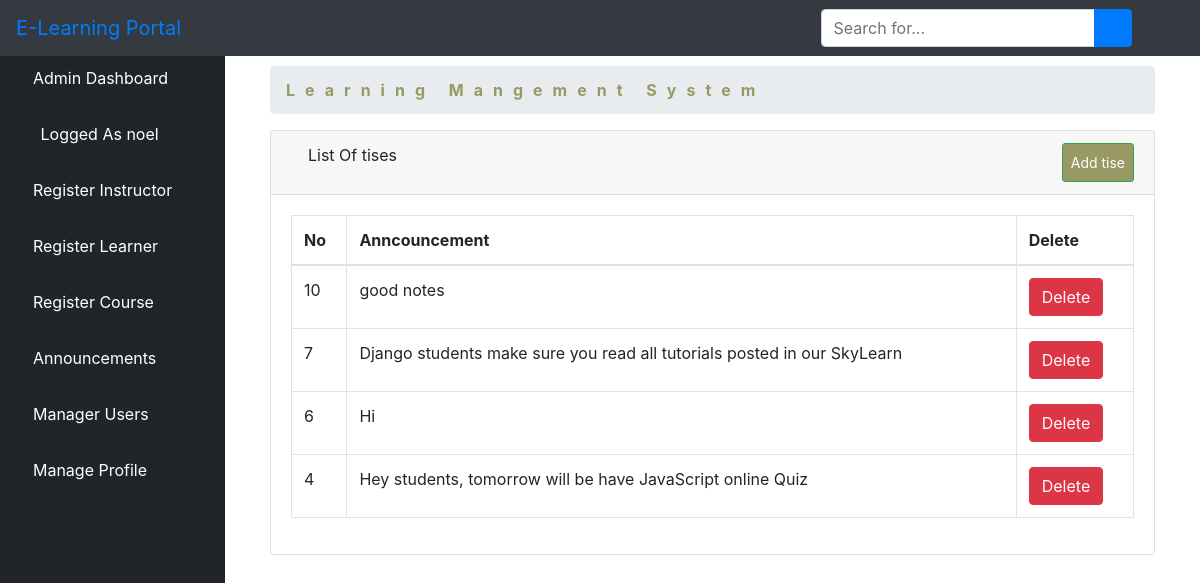
The app's page /alistalltise/ (signed in) with its own data.
### elearn/models.py (models this page shows, shortened)
class User(AbstractUser):
    is_learner = models.BooleanField(default=False)
    is_instructor = models.BooleanField(default=False)
    is_admin = models.BooleanField(default=False)

class Announcement(models.Model):
    user = models.ForeignKey(User, on_delete=models.CASCADE)
    content = models.TextField()
    posted_at = models.DateTimeField(auto_now=True, null=True)

### elearn/views.py (the view)
# urls.py: path('alistalltise/', views.ListAllTise.as_view(), name='alistalltise'),
class ListAllTise(LoginRequiredMixin, ListView):
    model = Announcement
    template_name = 'dashboard/admin/list_tises.html'
    context_object_name = 'tises'
    paginated_by = 10
    def get_queryset(self):
        return Announcement.objects.order_by('-id')

### elearn/templates/dashboard/admin/list_tises.html (shortened to what this page needs)
{% extends 'dashboard/admin/base.html' %}
{% block body %}
        <div class="container-fluid">
        <div class="row">
          <div class="col-12 mb-3">
          <div class="col-12 mb-3">
                <div id="content-wrapper">
        <div class="container-fluid">
            <ol class="breadcrumb">
                <li class="breadcrumb-item">
                    <a href="#" style="color: #999965; font-weight: bold; letter-spacing: 10px">Learning Mangement System</a>
                </li>
            </ol>
            <div class="card mb-3">
                <div class="card-header">
                    <i class="fas fa-table"></i>
                    List Of tises
                    <a  class="btn btn-sm btn-success" href="" style="padding: 8px; float: right; background-color: #999965; color: white;">Add tise</a>
                </div>
                <div class="card-body">
                    <div class="table-responsive">
                        <table class="table table-bordered" id="dataTable" width="100%" cellspacing="0">
                            <thead>
                            <tr>
                                <th>No</th>
                                <th>Anncouncement</th>
                                <th>Delete</th>
                            </tr>
                            </thead>
                            <tbody>
                              {% if tises %}
                              {% for tise in tises %}
                                <tr>
                                    <td>{{ tise.id }}</td>
                                    <td>{{ tise.content }}</td>
        <td>
          <a href="{% url 'adpost' tise.pk %}"><button type="button" class="btn btn-danger"> Delete</button></a></td>
                                </tr>
                                {% endfor %}
                                {% endif %}
                            </tbody>
                        </table>
                    </div>
                </div>
            </div>
        </div>
    </div>
          </div>
        </div>
      </div>
    </div>
{% endblock %}

### elearn/templates/dashboard/admin/base.html (shortened to what this page needs)
<!DOCTYPE html>
<html lang="en">
<head>
    {% load static %}
    <link href="{% static 'vendor/fontawesome-free/css/all.min.css' %}" rel="stylesheet" type="text/css">
    <link href="{% static 'vendor/datatables/dataTables.bootstrap4.css' %}" rel="stylesheet">
    <link href="{% static 'css/sb-admin.css' %}" rel="stylesheet">
</head>
<body id="page-top">
<nav class="navbar navbar-expand navbar-dark bg-dark fixed-top">
    <a class="navbar-brand mr-1 text-primary" href="">E-Learning Portal</a>
    <button class="btn btn-link btn-sm text-white order-1 order-sm-0" id="sidebarToggle" href="#">
        <i class="fas fa-bars"></i>
    </button>
    <form class="d-none d-md-inline-block form-inline ml-auto mr-0 mr-md-3 my-2 my-md-0">
        <div class="input-group">
            <input type="text" class="form-control" placeholder="Search for..." aria-label="Search" aria-describedby="basic-addon2">
            <div class="input-group-append">
                <button class="btn btn-primary" type="button">
                    <i class="fas fa-search"></i>
                </button>
            </div>
        </div>
    </form>
    <ul class="navbar-nav ml-auto ml-md-0">
        <li class="nav-item dropdown no-arrow">
            <a class="nav-link dropdown-toggle" href="#" id="userDropdown" role="button" data-toggle="dropdown" aria-haspopup="true" aria-expanded="false">
                <i class="fas fa-user-circle fa-fw text-primary"></i>
            </a>
        </li>
    </ul>
</nav>
<div id="wrapper" style="padding-top: 50px;">
<ul class="sidebar navbar-nav">
    <li class="nav-item active">
        <a class="nav-link" href="{% url 'dashboard' %}">
         <i class="fa fa-home" aria-hidden="true"></i>
            <span>Admin Dashboard</span>
        </a>
    </li>
    <li class="nav-item active">
        <a class="nav-link" href="">
            <i class="fas fa-user-circle fa-fw text-primary"></i>
            <span>Logged As {{ user.username }}</span>
        </a>
    </li>
    <li class="nav-item">
        <a class="nav-link" href="{% url 'isign' %}">
        <i class="fas fa-chalkboard-teacher"></i>
            <span style="color: white">Register Instructor</span>
        </a>
    </li>
     <li class="nav-item">
        <a class="nav-link" href="{% url 'addlearner' %}">
        <i class="fas fa-user-graduate"></i>
            <span style="color: white">Register Learner</span>
        </a>
    </li>
    <li class="nav-item">
        <a class="nav-link" href="{% url 'course' %}">
        <i class="fas fa-book-reader"></i>
            <span style="color: white">Register Course</span>
        </a>
    </li>
    <li class="nav-item dropdown no-arrow">
                            <a class="nav-link dropdown-toggle" data-toggle="dropdown" aria-haspopup="true" aria-expanded="false" href="">
        <i class="fas fa-bell"></i>
            <span style="color: white">Announcements</span>
        </a>
        </li>
    <li class="nav-item">
        <a class="nav-link" href="{% url 'aluser' %}">
            <i class="fas fa-users"></i>
            <span style="color: white">Manager Users</span>
        </a>
    </li>
    <li class="nav-item dropdown no-arrow">
                            <a class="nav-link dropdown-toggle" data-toggle="dropdown" aria-haspopup="true" aria-expanded="false" href="">
            <i class="fas fa-user"></i>
            <span style="color: white">Manage Profile</span>
        </a>
        </li>
</ul>
    {% block body %}{% endblock %}
</div>

### records on screen
User: username "noel"
Announcement: id "10", content "good notes"
Announcement: id "7", content "Django students make sure you read all tutorials posted in our SkyLearn"
Announcement: id "6", content "Hi"
Announcement: id "4", content "Hey students, tomorrow will be have JavaScript online Quiz"
